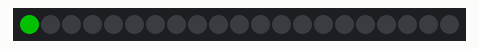
This sketch was run on a simulated Arduino Uno, built with avr-gcc and run on an emulated ATmega328P. Shown: 21 RGB LEDs in strip order, left to right. Dim RGB values are drawn brighter than linear; colours are those a GRB WS2812 strip shows for the declared byte order; what the sketch prints to the serial monitor is not drawn.

Above: at 0.15 s.
At 4.97 s:
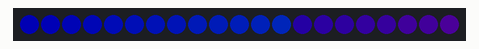
At 10.09 s:
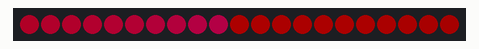
At 20.03 s:
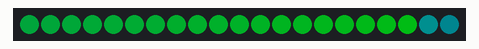
At 29.68 s:
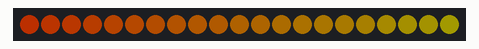
At 39.88 s:
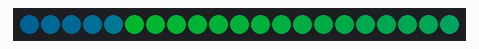

The sketch:

Cylon.ino
```cpp
#include <FastLED.h>

// How many leds in your strip?
#define NUM_LEDS 21

// For led chips like Neopixels, which have a data line, ground, and power, you just
// need to define DATA_PIN.  For led chipsets that are SPI based (four wires - data, clock,
// ground, and power), like the LPD8806, define both DATA_PIN and CLOCK_PIN
#define DATA_PIN 4
#define CLOCK_PIN 13

// Define the array of leds
CRGB leds[NUM_LEDS];

void setup() {
	Serial.begin(57600);
	Serial.println("resetting");
	LEDS.addLeds<WS2812,DATA_PIN,RGB>(leds,NUM_LEDS);
	LEDS.setBrightness(84);
}

void fadeall() { for(int i = 0; i < NUM_LEDS; i++) { leds[i].nscale8(250); } }

void loop() {
	static uint8_t hue = 0;
	Serial.print("x");
	// First slide the led in one direction
	for(int i = 0; i < NUM_LEDS; i++) {
		// Set the i'th led to red
		leds[i] = CHSV(hue++, 255, 255);
		// Show the leds
		FastLED.show();
		// now that we've shown the leds, reset the i'th led to black
		// leds[i] = CRGB::Black;
		fadeall();
		// Wait a little bit before we loop around and do it again
		delay(10);
	}
	Serial.print("x");

	// Now go in the other direction.
	for(int i = (NUM_LEDS)-1; i >= 0; i--) {
		// Set the i'th led to red
		leds[i] = CHSV(hue++, 255, 255);
		// Show the leds
		FastLED.show();
		// now that we've shown the leds, reset the i'th led to black
		// leds[i] = CRGB::Black;
		fadeall();
		// Wait a little bit before we loop around and do it again
		delay(10);
	}
}
```
